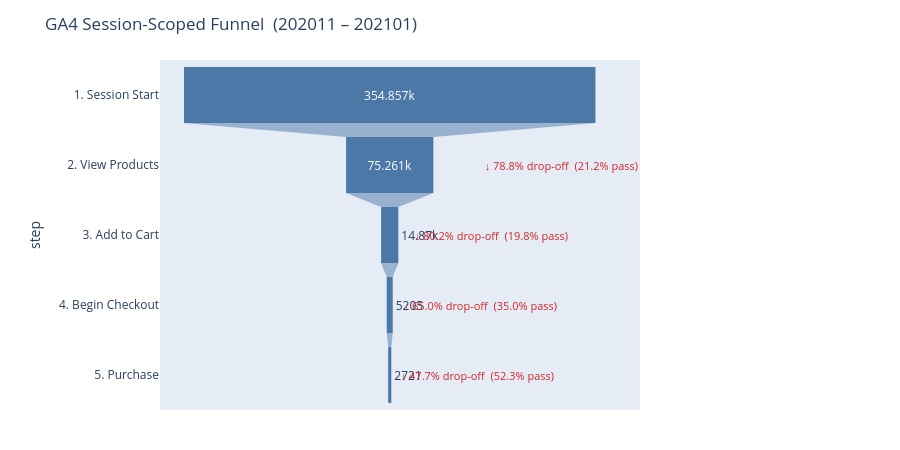

Notebook code for this chart:
### Code cell
# ── Section 3b: Funnel metrics + Plotly visualization ─────────────────────
# Human-readable step labels aligned with GA4 funnel stage names.
step_labels = [
    "1. Session Start",
    "2. View Products",
    "3. Add to Cart",
    "4. Begin Checkout",
    "5. Purchase",
]
# Column names returned by queries.session_funnel_sql (one count per step).
step_cols = ["sessions", "view_item", "add_to_cart", "begin_checkout", "purchase"]   # queries.STEP_COLUMNS

# Build a tidy funnel table for display and downstream LLM context (Section 10).
funnel_df = pd.DataFrame({
    "step":  step_labels,
    "sessions": [int(funnel_raw[c].iloc[0]) for c in step_cols],
})
# step_cvr: conversion from the previous step (% who advanced one stage).
funnel_df["step_cvr"]    = (funnel_df["sessions"] / funnel_df["sessions"].shift(1) * 100).round(1)
# overall_cvr: conversion from session start (% still in funnel at this step).
funnel_df["overall_cvr"] = (funnel_df["sessions"] / funnel_df["sessions"].iloc[0] * 100).round(1)
# drop_off: 100 - step_cvr — share lost between adjacent steps.
funnel_df["drop_off"]    = (100 - funnel_df["step_cvr"]).round(1)

print("Session funnel with conversion rates:")
display(funnel_df)

# Funnel chart: width of each stage = remaining sessions.
fig = px.funnel(
    funnel_df, x="sessions", y="step",
    title=f"GA4 Session-Scoped Funnel  ({DATE_START[:6]} – {DATE_END[:6]})",
    color_discrete_sequence=["#4C78A8"],
)
# Annotate each transition with drop-off % and step conversion (skip top of funnel).
for i, row in funnel_df.iterrows():
    if i == 0:
        continue
    fig.add_annotation(
        x=row["sessions"], y=row["step"],
        text=f"  ↓ {row['drop_off']}% drop-off  ({row['step_cvr']}% pass)",
        showarrow=False, xanchor="left",
        font=dict(size=11, color="#d62728"),
    )
fig.update_layout(height=450, margin=dict(l=160, r=260, t=60, b=40))
fig.show()

### Figure 1 — Plotly figure (JSON) as saved in the notebook; plotly's stock layout.template omitted (floating-point values rounded to 4 significant figures)
{"data": [{"hovertemplate": "sessions=%{x}<br>step=%{y}<extra></extra>", "legendgroup": "", "marker": {"color": "#4C78A8"}, "name": "", "orientation": "h", "showlegend": false, "type": "funnel", "x": [354857, 75261, 14870, 5205, 2721], "xaxis": "x", "y": ["1. Session Start", "2. View Products", "3. Add to Cart", "4. Begin Checkout", "5. Purchase"], "yaxis": "y"}], "layout": {"annotations": [{"font": {"color": "#d62728", "size": 11}, "showarrow": false, "text": "  ↓ 78.8% drop-off  (21.2% pass)", "x": 75261, "xanchor": "left", "y": "2. View Products"}, {"font": {"color": "#d62728", "size": 11}, "showarrow": false, "text": "  ↓ 80.2% drop-off  (19.8% pass)", "x": 14870, "xanchor": "left", "y": "3. Add to Cart"}, {"font": {"color": "#d62728", "size": 11}, "showarrow": false, "text": "  ↓ 65.0% drop-off  (35.0% pass)", "x": 5205, "xanchor": "left", "y": "4. Begin Checkout"}, {"font": {"color": "#d62728", "size": 11}, "showarrow": false, "text": "  ↓ 47.7% drop-off  (52.3% pass)", "x": 2721, "xanchor": "left", "y": "5. Purchase"}], "height": 450, "legend": {"tracegroupgap": 0}, "margin": {"b": 40, "l": 160, "r": 260, "t": 60}, "title": {"text": "GA4 Session-Scoped Funnel  (202011 – 202101)"}, "xaxis": {"anchor": "y", "domain": [0.0, 1.0], "title": {"text": "sessions"}}, "yaxis": {"anchor": "x", "domain": [0.0, 1.0], "title": {"text": "step"}}}}
